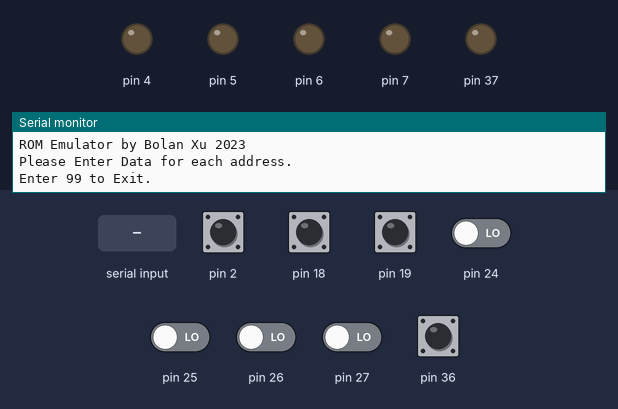
The sketch below on a simulated Arduino Mega 2560, built with avr-gcc and run on an emulated ATmega2560. On the bench: output pins drawn as LEDs (lit = HIGH), the last lines printed to the serial monitor. Inputs (shaded band) come from the test bench; at power-on: pin 2, pin 18, pin 19, pin 36 HIGH, pin 24–27 LOW.

Above: at 0.8 s.
0.9 s: "f\n" received over Serial
At 2.0 s:
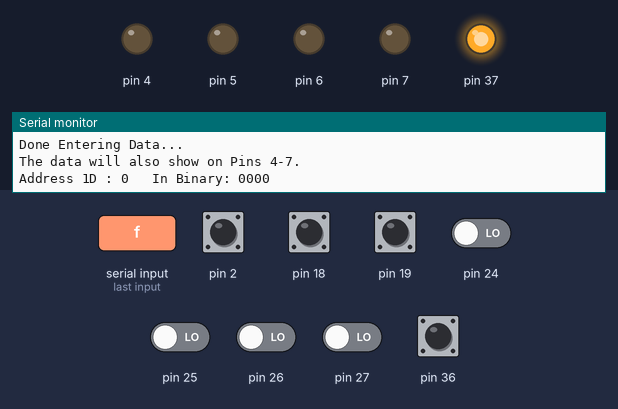
3.5 s: pin 2 pulled LOW for 0.15 s
Timing chart, 0 to 6.5 s (numbered marks = the images above; inputs shaded):
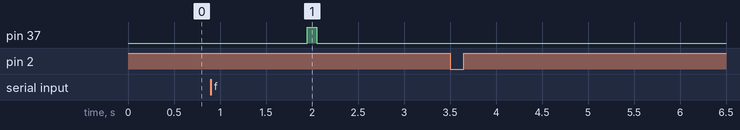

The sketch:

rom_simulator.ino
```cpp
long y = 0;
unsigned char data[5000];
char dataBuffer[500];
const boolean key[17][4] = {{0, 0, 0, 0}, {0, 0, 0, 1}, {0, 0, 1, 0}, {0, 0, 1, 1}, {0, 1, 0, 0}, {0, 1, 0, 1}, {0, 1, 1, 0}, {0, 1, 1, 1}, {1, 0, 0, 0}, {1, 0, 0, 1}, {1, 0, 1, 0}, {1, 0, 1, 1}, {1, 1, 0, 0}, {1, 1, 0, 1}, {1, 1, 1, 0}, {1, 1, 1, 1}};
int inByte;
int i = 0;
int a;
boolean flag = 1;
boolean binaryNum[4] = {0, 0, 0, 0};

int tempdata[2];
int z=0;

int hexnum;
boolean binaryIn[12] = {0, 0, 0, 0, 0, 0, 0, 0, 0, 0, 0, 0};

boolean readflag = 1;
int dataNum;
int dataLength;
int res = 0;
int last;


void getBinary(int num)
{
  binaryNum[0] = key[num][0];
  binaryNum[1] = key[num][1];
  binaryNum[2] = key[num][2];
  binaryNum[3] = key[num][3];
}
int getdecimal(boolean value[12])
{
  int result = 0;
  //for (i=0;i<12;i++)

  result += (value[0]) * 1;
  result += (value[1]) * 2;
  result += (value[2]) * 4;
  result += (value[3]) * 8;
  result += (value[4]) * 16;
  result += (value[5]) * 32;
  result += (value[6]) * 64;
  result += (value[7]) * 128;
  result += (value[8]) * 256;
  result += (value[9]) * 512;
  result += (value[10]) * 1024;
  result += (value[11]) * 2048;

  return result;
}

int hextoint(byte num) {
  if (num == 'a')
    return 10;
  else if (num == 'b')
    return 11;
  else if (num == 'c')
    return 12;
  else if (num == 'd')
    return 13;
  else if (num == 'e')
    return 14;
  else if (num == 'f')
    return 15;
  else
    return int(num-48);
}

void setup() {
  pinMode(4, OUTPUT);
  pinMode(5, OUTPUT);
  pinMode(6, OUTPUT);
  pinMode(7, OUTPUT);
  pinMode(36, INPUT_PULLUP);
  pinMode(37, OUTPUT);
  //pinMode(3, INPUT);
  pinMode(18, INPUT_PULLUP);
  pinMode(19, INPUT_PULLUP);
  pinMode(2, INPUT_PULLUP);

  //pinMode(40, OUTPUT);

  for (int z = 24; z < 36; z++)
    pinMode(z, INPUT);
  digitalWrite(37, 0);
  //attachInterrupt(0, analyae, FALLING);
  attachInterrupt(digitalPinToInterrupt(2), ISR0, FALLING);
  attachInterrupt(digitalPinToInterrupt(18), ISR1, FALLING);
  attachInterrupt(digitalPinToInterrupt(19), ISR2, FALLING);
  Serial.begin(9600);
  Serial.println("ROM Emulator by Bolan Xu 2023");
  Serial.println("Please Enter Data for each address.\nEnter 99 to Exit.");
  while (flag)
  {
    delay(5);

    while (Serial.available() > 0)
    {
      dataLength = Serial.readBytes(dataBuffer, 500);
      //Serial.print("Data Length: ");
      //.println(dataLength);

      for(i=0;i<dataLength;i++)
      {
        //if (dataBuffer[i]==',')
        //{

         //z=0;
         tempdata[z] = int(dataBuffer[i]);
         z++;
         if(z>1)
         {
            z=0;
            data[y]=(tempdata[0]*10)+tempdata[1]-16;
            Serial.print("Address ");
            Serial.print(y);
            Serial.print("H : ");
            Serial.println(data[y]);
            y++;
            //Serial.print();

            //tempdata[z] = int(dataBuffer[i]);
         }
        //}
        //data[i]=hexnum;

      }
      flag=0;
    }
  }
  last = y;
  y = 0;
  Serial.println("Done Entering Data...");
  //Serial.println(data[0]);
  //Serial.println(data[1]);
  //Serial.println(data[2]);
  //Serial.println(data[3]);
  //Serial.println(data[4]);
  //Serial.println("Done.");
  Serial.println("The data will also show on Pins 4-7.");

}
void loop() {
  if (digitalRead(36) == 1)
  {
    // put your main code here, to run repeatedly:
    //while(digitalRead(3)){
    //  delay(5);
    //}
    //digitalWrite(4,key[data[i]][0]);
    //digitalWrite(5,key[data[i]][1]);
    //digitalWrite(6,key[data[i]][2]);
    //digitalWrite(7,key[data[i]][3]);


    Serial.print('\n');
    //digitalWrite(3, 1);
    //delay(10);
   //if (digitalRead(3) == 1);
    //{ //digitalWrite(36, 0);
      y++;
      Serial.print("Address ");
      Serial.print(y);
      Serial.print("D : ");
      Serial.print(data[y]);
      Serial.print("   In Binary: ");
      dataNum = data[y];
      getBinary(dataNum);
      for (a = 0; a < 4; a++)
      {
        Serial.print(binaryNum[3 - a]);
        digitalWrite(4 + a, binaryNum[3 - a]);
      }
      //      digitalWrite(37,1);
      //      delay(1000);
      //      digitalWrite(37,0);
   // }
    digitalWrite(37, 1);
    delay(100);
    digitalWrite(37, 0);
    while (digitalRead(36) == 1);
    //digitalWrite(36, 1);
    if (y == last)
    {
      Serial.println("Done display.");
      //done();
      y = 0;
    }
   //}
  }
}

void ISR0()
{
  delay(1700);
  if (digitalRead(2) == 0)
  {

    Serial.print(binaryIn[0] = digitalRead(24));
    Serial.print(binaryIn[1] = digitalRead(25));
    Serial.print(binaryIn[2] = digitalRead(26));
    Serial.print(binaryIn[3] = digitalRead(27));
    //Serial.print(binaryIn1[0] = digitalRead(28));
    //Serial.print(binaryIn1[1] = digitalRead(29));
    //Serial.print(binaryIn1[2] = digitalRead(30));
    //Serial.print(binaryIn1[3] = digitalRead(31));
    //Serial.print(binaryIn2[0] = digitalRead(32));
    //Serial.print(binaryIn2[1] = digitalRead(33));
    //Serial.print(binaryIn2[2] = digitalRead(34));
    //Serial.print(binaryIn2[3] = digitalRead(35));

    y = getdecimal(binaryIn);


    Serial.print("\nChanged Address to ");
    Serial.println(y);
    Serial.print("Address ");
    Serial.print(y);
    Serial.print("D : ");
    Serial.print(data[y]);
    Serial.print("   In Binary: ");
    dataNum = data[y];
    getBinary(dataNum);
    for (a = 0; a < 4; a++)
    {
      Serial.print(binaryNum[3 - a]);
      digitalWrite(4 + a, binaryNum[3 - a]);
    }

    Serial.print('\n');
  }
}
void ISR1()
{
  delay(100);
  if (digitalRead(18) == 0)
  {

    //Serial.print(binaryIn[0] = digitalRead(24));
    //Serial.print(binaryIn[1] = digitalRead(25));
    //Serial.print(binaryIn[2] = digitalRead(26));
    //Serial.print(binaryIn[3] = digitalRead(27));
    Serial.print(binaryIn[4] = digitalRead(28));
    Serial.print(binaryIn[5] = digitalRead(29));
    Serial.print(binaryIn[6] = digitalRead(30));
    Serial.print(binaryIn[7] = digitalRead(31));
    //Serial.print(binaryIn2[0] = digitalRead(32));
    //Serial.print(binaryIn2[1] = digitalRead(33));
    //Serial.print(binaryIn2[2] = digitalRead(34));
    //Serial.print(binaryIn2[3] = digitalRead(35));

    y = getdecimal(binaryIn);


    Serial.print("\nChanged Address to ");
    Serial.println(y);
    Serial.print("Address ");
    Serial.print(y);
    Serial.print("D : ");
    Serial.print(data[y]);
    Serial.print("   In Binary: ");
    dataNum = data[y];
    getBinary(dataNum);
    for (a = 0; a < 4; a++)
    {
      Serial.print(binaryNum[3 - a]);
      digitalWrite(4 + a, binaryNum[3 - a]);
    }

    Serial.print('\n');
  }
}
void ISR2()
{
  delay(100);
  if (digitalRead(19) == 0)
  {

    //Serial.print(binaryIn[0] = digitalRead(24));
    //Serial.print(binaryIn[1] = digitalRead(25));
    //Serial.print(binaryIn[2] = digitalRead(26));
    //Serial.print(binaryIn[3] = digitalRead(27));
    //Serial.print(binaryIn1[0] = digitalRead(28));
    //Serial.print(binaryIn1[1] = digitalRead(29));
    //Serial.print(binaryIn1[2] = digitalRead(30));
    //Serial.print(binaryIn1[3] = digitalRead(31));
    Serial.print(binaryIn[8] = digitalRead(32));
    Serial.print(binaryIn[9] = digitalRead(33));
    Serial.print(binaryIn[10] = digitalRead(34));
    Serial.print(binaryIn[11] = digitalRead(35));

    y = getdecimal(binaryIn);


    Serial.print("\nChanged Address to ");
    Serial.println(y);
    Serial.print("Address ");
    Serial.print(y);
    Serial.print("D : ");
    Serial.print(data[y]);
    Serial.print("   In Binary: ");
    dataNum = data[y];
    getBinary(dataNum);
    for (a = 0; a < 4; a++)
    {
      Serial.print(binaryNum[3 - a]);
      digitalWrite(4 + a, binaryNum[3 - a]);
    }

    Serial.print('\n');
  }
}
```

Measured:
- after the input at 0.9 s, pin 37: LOW → HIGH after 1.1 s, → LOW 0.10 s later
